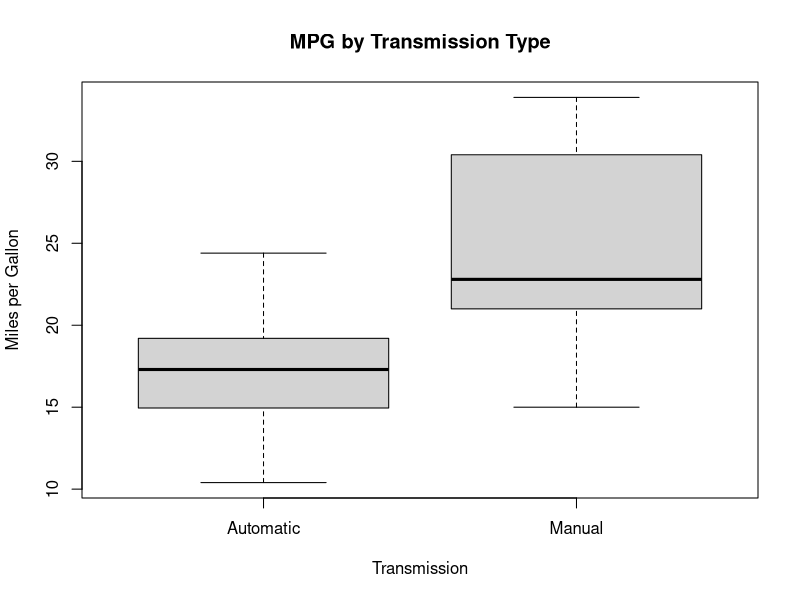
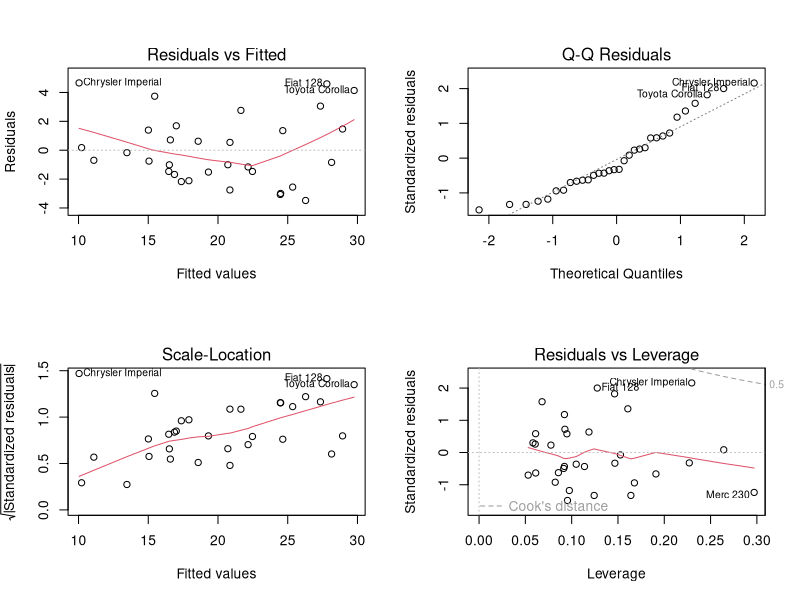

R code for these plots, in order:
## ---- chunk 1
data(mtcars)
## ---- chunk 2
mtcars$am <- as.factor(mtcars$am)
levels(mtcars$am) <- c("Automatic", "Manual")
## ---- chunk 3
auto <- mtcars[mtcars$am == "Automatic",]
manual <- mtcars[mtcars$am == "Manual",]
t.test(auto$mpg, manual$mpg) 
## ---- chunk 4
model <- lm(mpg ~ am, data = mtcars)
coef(model)
summary(model)$adj.r.squared
## ---- chunk 5
further.model <- step(lm(data = mtcars, mpg ~ .),trace=0,steps=12)
coef(further.model)
## ---- chunk 6
final.model <- lm(mpg~am + wt + qsec, data = mtcars)
anova(model, final.model)['Pr(>F)']
## ---- chunk 7
summary(final.model)
## ---- chunk 8
boxplot(mpg~am, data = mtcars,
        xlab = "Transmission",
        ylab = "Miles per Gallon",
        main = "MPG by Transmission Type")
## ---- chunk 9
par(mfrow = c(2,2))
plot(final.model)
